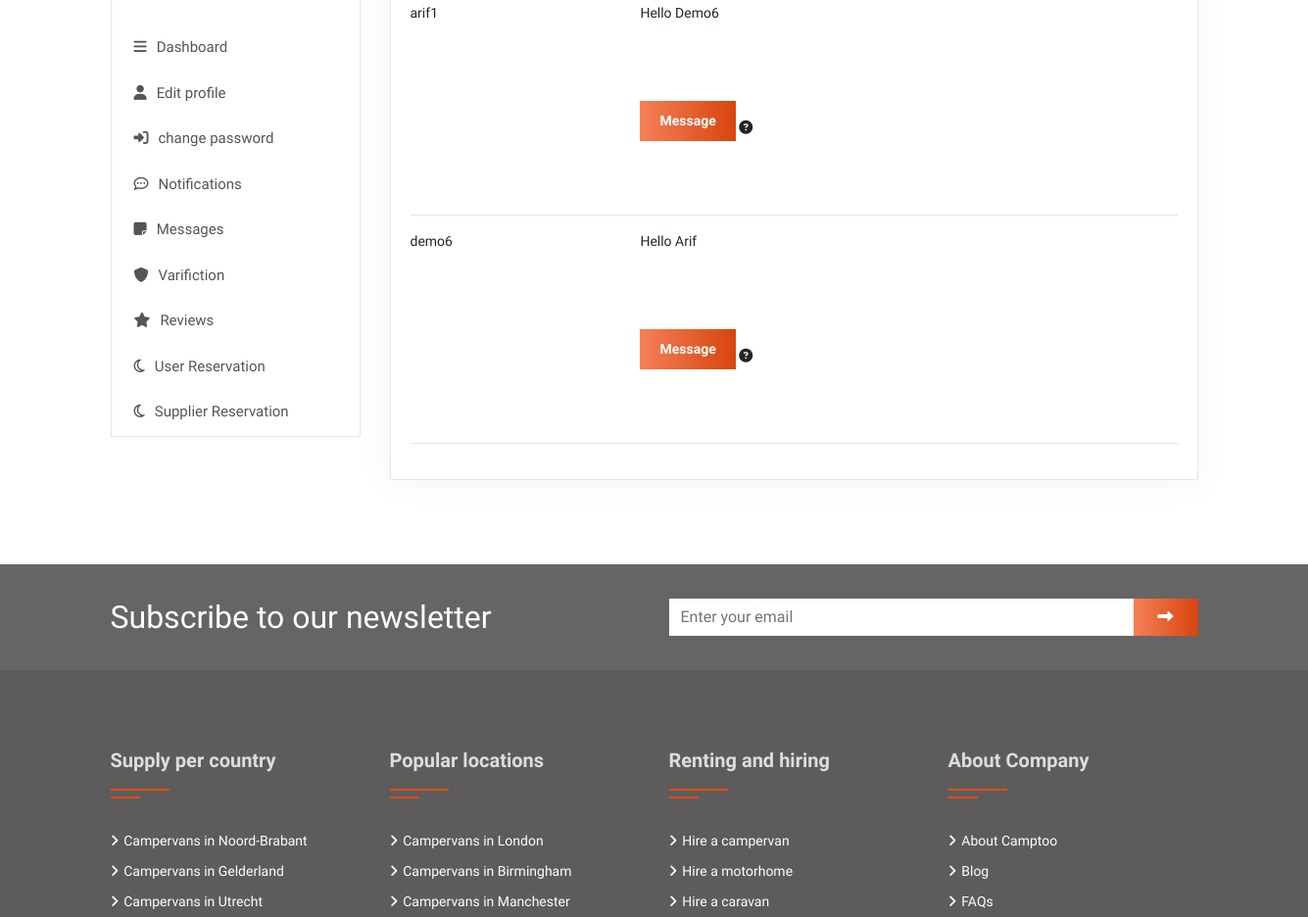
Page /message/list (signed in, middle part) on the earlier database version.
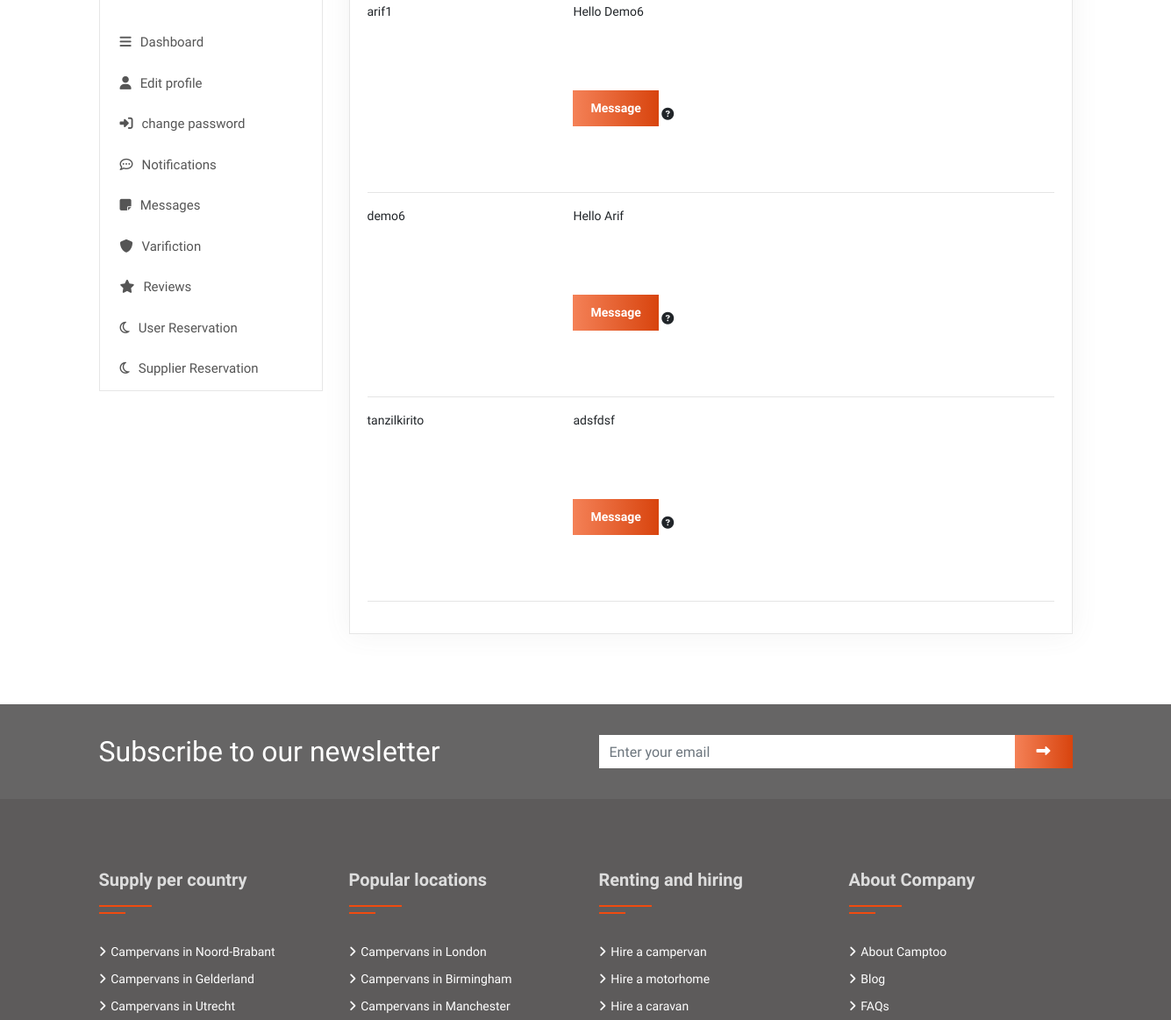
Same page on the later database version.
### home/models.py (models this page shows)
class Message(models.Model):
    toUser = models.ForeignKey(User, related_name='toUser', on_delete=models.DO_NOTHING, null=True)
    fromUser = models.ForeignKey(User, related_name='fromUser', on_delete=models.DO_NOTHING, null=True)
    message=models.TextField(null=True,blank=True,default='')
    update_at = models.DateTimeField(auto_now=True)
    location = models.CharField(max_length=150, null=True, blank=True, default='')
    email = models.EmailField(blank=True, null=True)

### home/views.py (the view)
# urls.py: path('message/list',MessageListView.as_view(), name='message-list'),
class MessageListView(ListView):
    model = Message
    def get_queryset(self, *args, **kwargs):
        qs = super(MessageListView, self).get_queryset(*args, **kwargs)
        qs = qs.filter(toUser=self.request.user)
        return qs
    def get_context_data(self, **kwargs):
        context = super(MessageListView, self).get_context_data(**kwargs)
        context['form'] = MessageForm()
        return context

### home/forms.py
class MessageForm(forms.Form):
    message = forms.CharField()
    email = forms.EmailField()

### home/template_context.py (called while the page is built)
def get_filters(request):
	cartype=Supply.objects.distinct().values('cartypes__title','cartypes__id')
	catagories=ProductAttribute.objects.distinct().values('category__title','category__id')
	transmission=ProductAttribute.objects.distinct().values('transmission__title','transmission__id')
	minMaxPrice=ProductAttribute.objects.aggregate(Min('price'),Max('price'))
	data={
		'cats':cartype,
		'minMaxPrice':minMaxPrice,
		'catagory':catagories,
		'transmission':transmission
	}
	return data

### templates/home/message_list.html (shortened to what this page needs)
{% extends 'base.html' %}
{% load crispy_forms_tags %}
{% load static %}
{% block content %}
   <div class="dashboard-content pt_80 pb_80">
    <div class="container">
        <div class="row move-dashboard">
            {% include 'user/sidebar.html' %}
            <div class="col-lg-9 col-md-12">
                <div class="dashboard-body">
                    <div class="tab-panels">
                        {% for object in object_list %}
                        <body>
    <div style="width: 100%;">
        <div style="width: 30%; height: 100px; float: left; ">
            {% if user.is_authenticated %}
                {{ object.fromUser.username}}
            {% else %}
                {{ object.fromUser.email }}
            {% endif %}
        </div>
        <div style="margin-left: 30%; height: 100px; ">
            {{ object.message }}
        </div>
        <div style="margin-left: 30%; height: 100px; ">
             <span class="quote-text"><button type="button" class="btn btn-primary quote-btn  mb-3" data-toggle="modal" data-target="#exampleModalCenter1">Message
                </button></span>
                <span>
                    <i class="fa fa-question-circle"
                       title="Lorem ipsum dolor sit amet, consectetur adipisicing elit. Eligendi voluptates libero voluptatum. Quaerat quae in soluta perspiciatis earum!"
                       aria-hidden="true"></i>
                </span>
                <br>
        </div>
    </div>
    <hr/>
    {% empty %}
    <li>No Messages yet.</li>
    {% endfor %}
                    </div>
                </div>
            </div>
        </div>
    </div>
</div>
{% endblock %}

Differences in the rows shown:
added Message: fromUser.username "tanzilkirito", message "adsfdsf"
